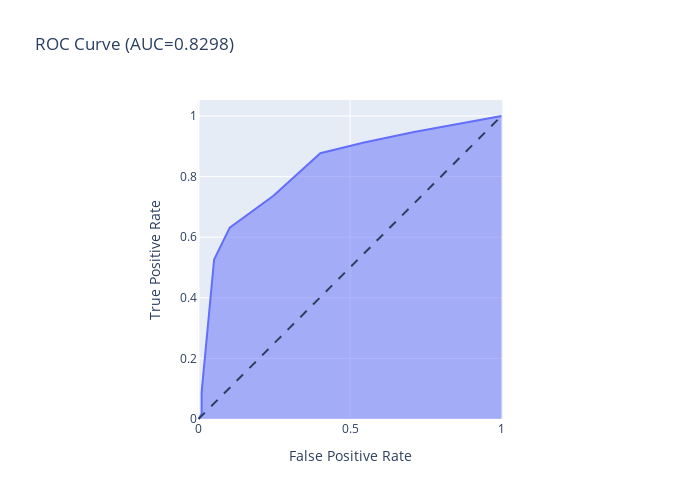

Source (notebook cell):
### Markdown cell above
### K-Nearest Neighbors

### Code cell
KNN= KNeighborsClassifier(n_neighbors=10)
KNN.fit(X_train,Y_train)
Y_pred= KNN.predict(X_test)

KNN_accuracy= round(accuracy_score(Y_test,Y_pred), 5)*100 # Accuracy

impressions(KNN,KNN_accuracy)

Y_score = KNN.predict_proba(X_test)[:,1]
roc_curve(Y_test,Y_score)

### Figure 1 — Plotly figure (JSON) as saved in the notebook; plotly's stock layout.template omitted (floating-point values rounded to 4 significant figures)
{"data": [{"fillpattern": {"shape": ""}, "hovertemplate": "False Positive Rate=%{x}<br>True Positive Rate=%{y}<extra></extra>", "legendgroup": "", "line": {"color": "#636efa"}, "marker": {"symbol": "circle"}, "mode": "lines", "name": "", "orientation": "v", "showlegend": false, "stackgroup": "1", "type": "scatter", "x": [0, 0.01031, 0.01031, 0.02062, 0.03093, 0.05155, 0.1031, 0.2474, 0.4021, 0.5464, 0.7113, 1], "xaxis": "x", "y": [0, 0.01754, 0.08772, 0.193, 0.3158, 0.5263, 0.6316, 0.7368, 0.8772, 0.9123, 0.9474, 1], "yaxis": "y"}], "layout": {"height": 500, "legend": {"tracegroupgap": 0}, "shapes": [{"line": {"dash": "dash"}, "type": "line", "x0": 0, "x1": 1, "y0": 0, "y1": 1}], "title": {"text": "ROC Curve (AUC=0.8298)"}, "width": 700, "xaxis": {"anchor": "y", "constrain": "domain", "domain": [0, 1], "title": {"text": "False Positive Rate"}}, "yaxis": {"anchor": "x", "domain": [0, 1], "scaleanchor": "x", "scaleratio": 1, "title": {"text": "True Positive Rate"}}}}
